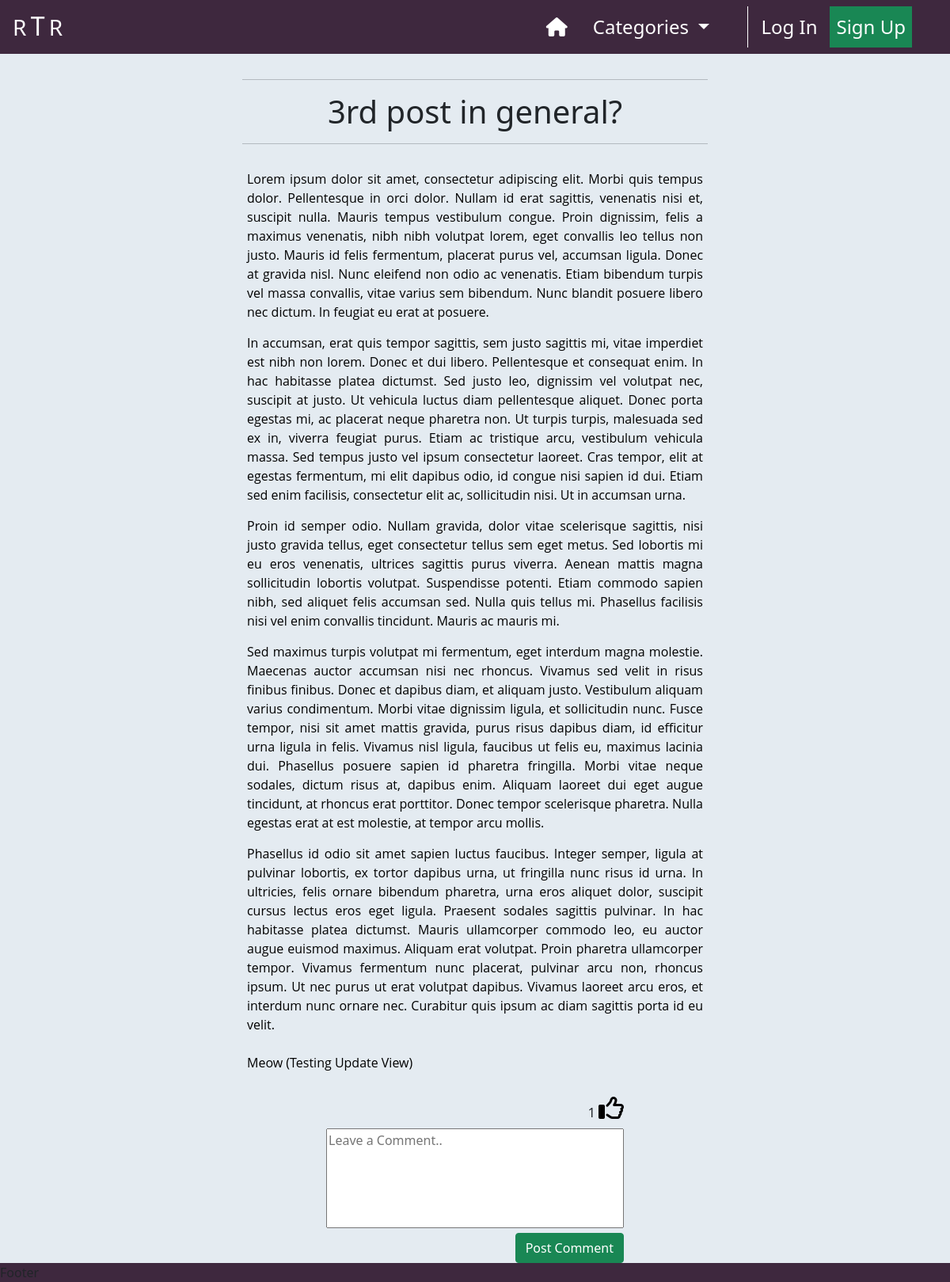
The app's page /post_detail/3rd-post-in-general-test_user5109353/ with its own data.
### newssite/models.py (models this page shows, shortened)
class Post(models.Model):
    title = models.CharField(max_length=200, unique=True)
    slug = models.SlugField(max_length=200, unique=True, blank=True)
    author = models.ForeignKey(
        User,
        on_delete=models.CASCADE,
        related_name='posts'
    )
    updated_on_date = models.DateTimeField(auto_now=True)
    excerpt = models.TextField(max_length=300, blank=True)
    content = models.TextField()
    category = models.ForeignKey(
        Category,
        max_length=30,
        null=True,
        blank=True,
        on_delete=models.SET_NULL
    )
    featured_image = CloudinaryField('image', default='placeholder')
    created_on = models.DateTimeField(auto_now_add=True)
    status = models.IntegerField(choices=STATUS, default=1)
    likes = models.ManyToManyField(User, related_name='likes', blank=True)
    class Meta:
        ordering = ['-created_on']
    def number_of_likes(self):
        return self.likes.count()

### post_detail/views.py (the view, shortened to what this page needs)
# urls.py: path('<slug:slug>/', views.PostDetail.as_view(), name='post_detail'),
class PostDetail(View):
    def get(self, request, slug, *args, **kwargs):
        template = 'post_detail/post_detail.html'
        post = get_object_or_404(
            Post.objects.filter(status=1),
            slug=slug
        )
        comments = post.comments.filter(
            approved=True,
            parent__isnull=True
        ).order_by("-created_on")
        liked = False
        if post.likes.filter(id=self.request.user.id).exists():
            liked = True
        return render(
            request, template,
            {
                'post': post,
                "comments": comments,
                "liked": liked,
                'comment_form': CommentForm(),
            },
        )

### post_detail/forms.py
class CommentForm(forms.ModelForm):
    class Meta:
        model = Comment
        fields = ('body',)
        labels = {'body': ''}
        widgets = {
            'body': forms.Textarea(attrs={
                    'class': 'w-100 h-100',
                    'cols': 80,
                    'rows': 5,
                    'placeholder': 'Leave a Comment..',
                })
        }

### newssite/context_processors.py (called while the page is built)
def categories(request):
    return {
        'categories': Category.objects.all()
    }

### newssite/models.py (called while the page is built)
    def __str__(self):
        return self.name

### post_detail/templates/post_detail/post_detail.html (shortened to what this page needs)
{% extends "base.html" %}
{% load static %}
{% block content %}
    <div class="container-fluid mt-3">
        <div class="row text-center">
            <div class="col-12 text-center">
                <hr class="w-50 post-title-space">
                <h1>{{ post.title }}</h1>
                <hr class="w-50 post-title-space">
            </div>
        </div>
        <div class="row">
            <div class="col-12 col-md-10 col-lg-8 col-xl-6
                        offset-md-1 offset-lg-2 offset-xl-3 mb-4">
                {{ post.content|safe }}
            </div>
        </div>
        <div class="row">
            <div class="col-12 col-sm-8 col-md-6 col-xl-4
                        offset-sm-2 offset-md-3 offset-xl-4 mb-2">
                <div class="form-right-container d-flex justify-content-end">
                    <form class="like-form"
                          action="{% url 'post_like' post.slug %}"
                          method="POST">
                        {{ post.number_of_likes }}
                        {% if liked %}
                            <button class="p-0 m-0 border-0 bg-alice" type="submit">
                                <i class="fa-regular fa-thumbs-up fa-2xl d-block mb-3" style="color: #0047AB"></i>
                            </button>
                        {% else %}
                            <button class="p-0 m-0 border-0 bg-alice" type="submit">
                                <i class="fa-regular fa-thumbs-up fa-2xl d-block mb-3"></i>
                            </button>
                        {% endif %}
                    </form>
                </div>
            </div>
        </div>
        <div class="row">
            <div class="col-12 col-sm-8 col-md-6 col-xl-4
                        offset-sm-2 offset-md-3 offset-xl-4">
                <form action="" method="post">
                    {{ comment_form }}
                    <div class="row">
                        <div class="col-12 text-end">
                            <button type="submit" class="btn btn-success">Post Comment</button>
                        </div>
                    </div>
                </form>
            </div>
        </div>
    </div>
{% endblock %}

### static/css/base.css (style rules this page uses)
textarea { resize: none; width: 500px; max-width: 100%; }
.post-title-space { margin-left: 25%; }
.bg-alice { background-color: #E4EBF1; }

### records on screen
Post: title "3rd post in general?", content "Lorem ipsum dolor sit amet, consectetur adipiscing elit. Morbi quis tempus dolor. Pellentesque in orci dolor. Nullam id erat sagittis, venenatis nisi et, suscipit nulla. Mauris tempus vestibulum congue. Proin dignissim, felis a maximus venenatis, nibh nibh volutpat lorem, eget convallis leo tellus non justo. Mauris id felis fermentum, placerat purus vel, accumsan ligula. Donec at gravida nisl. Nunc eleifend non odio ac venenatis. Etiam bibendum turpis vel massa convallis, vitae varius sem bibendum. Nunc blandit posuere libero nec dictum. In feugiat eu erat at posuere. In accumsan, erat quis tempor sagittis, sem justo sagittis mi, vitae imperdiet est nibh non lorem. Donec et dui libero.…", number_of_likes "1"
